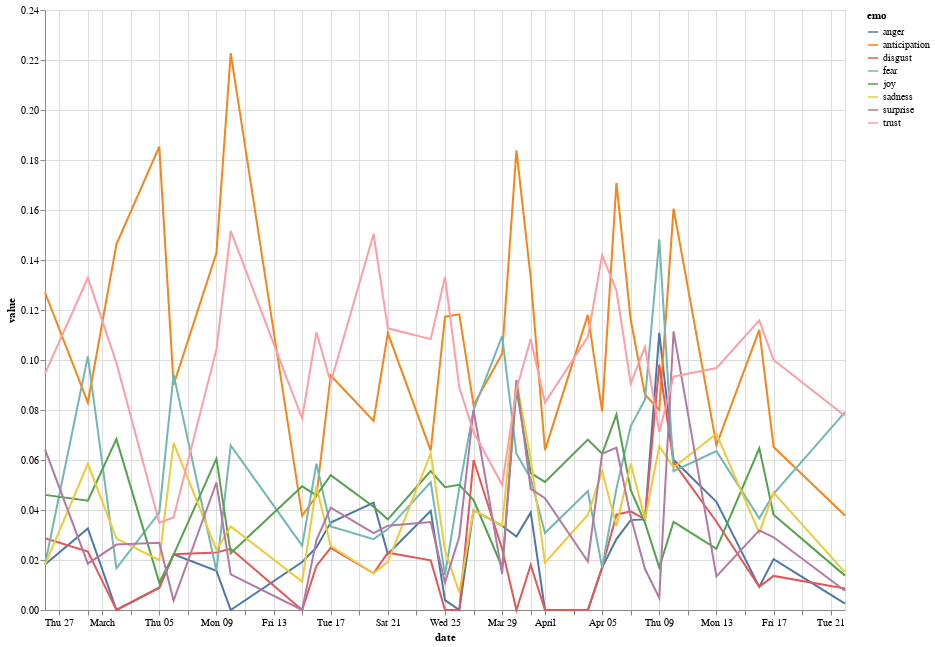

Write notebook code for a chart like this one.
### Code cell
fauci_feels = emotions_df[emotions_df['speaker']=='Dr. Anthony Fauci']
fauci_feels_by_date = fauci_feels.groupby(['date']).mean().reset_index()
fauci_feels_by_date = fauci_feels_by_date.melt('date', var_name='emo', value_name='value')
fauci_feels_by_date

alt.Chart(fauci_feels_by_date).mark_line().encode(
    x='date:T',
    y='value:Q',
    color='emo:N'
).properties(width=800, height = 600)

### Figure 1 — Vega-Lite specification as saved in the notebook (floating-point values rounded to 4 significant figures; data arrays with more than 128 entries replaced by an {"elided": "..."} marker saying what was removed)
{"config": {"view": {"continuousWidth": 400, "continuousHeight": 300}}, "data": {"name": "data-78f9387c6d7eda842594e689060f2373"}, "mark": "line", "encoding": {"color": {"type": "nominal", "field": "emo"}, "x": {"type": "temporal", "field": "date"}, "y": {"type": "quantitative", "field": "value"}}, "height": 600, "width": 800, "$schema": "https://vega.github.io/schema/vega-lite/v4.0.2.json", "datasets": {"data-78f9387c6d7eda842594e689060f2373": {"elided": "248 records"}}}
